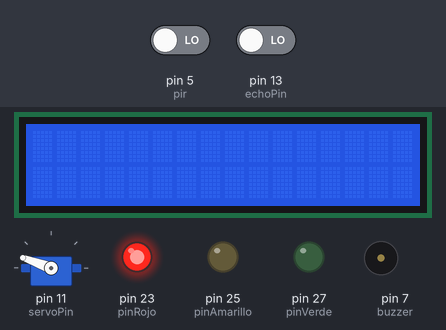
The sketch below on a simulated Arduino Mega 2560, built with avr-gcc and run on an emulated ATmega2560. Shown: 16×2 character LCD, servo, output pins drawn as LEDs (lit = HIGH), buzzer (waves = sounding). The test bench sets the inputs (shaded band); at power-on: pin 5 (pir) LOW, pin 13 (echoPin) LOW. Pins used as bus, display or sensor lines are not drawn; what the sketch prints to the serial monitor is not drawn.

Above: at 0.1 s.
At 1.1 s:
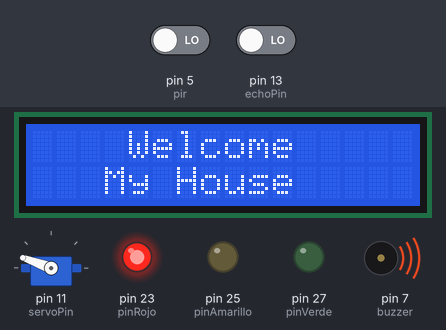
At 4.1 s:
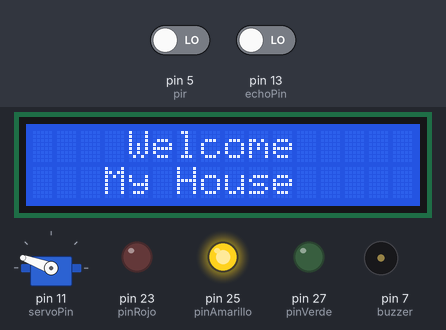
At 6.1 s:
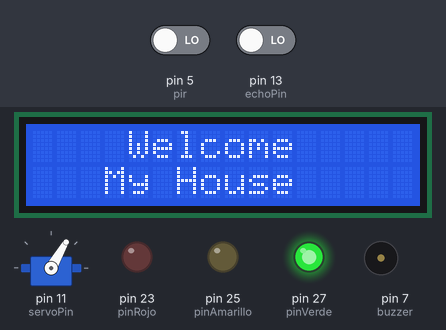
At 12.1 s:
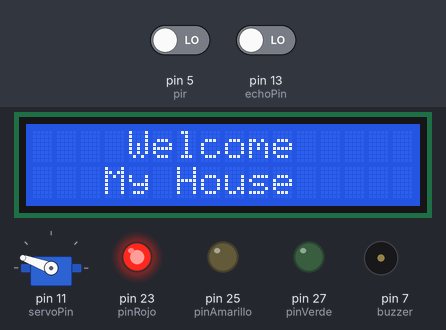
Timing chart, 0 to 127.9 s (numbered marks = the images above):
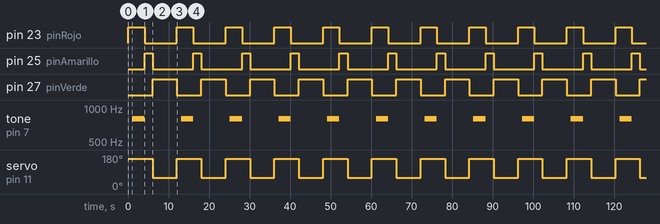

The sketch:

v1.ino
```cpp
#include <LiquidCrystal.h>
#include <Servo.h>

int pir = 5;
int buzzer = 7;
int pinRojo = 23;
int pinAmarillo = 25;
int pinVerde = 27;
int echoPin = 13;
int trigPin = 12;
int servoPin = 11;
int numero = 0;

int pinTravelTime;
int i;

LiquidCrystal lcd(3,2,14,15,16,17);
Servo myServo;

void setup() {
  // put your setup code here, to INn once:
  Serial.begin(9600);
  pinMode(trigPin, OUTPUT);
  pinMode(echoPin, INPUT);
  pinMode(pinRojo, OUTPUT);
  pinMode(pinAmarillo, OUTPUT);
  pinMode(pinVerde, OUTPUT);
  pinMode(buzzer, OUTPUT);
  pinMode(pir, INPUT);

  lcd.begin(16,2);
  myServo.attach(servoPin);
}

void loop() {
  //PIR
  int valor = digitalRead(pir);

  digitalWrite(pinRojo, HIGH);
  digitalWrite(pinAmarillo, LOW);
  digitalWrite(pinVerde, LOW);
  myServo.write(160);
  // put your main code here, to run repeatedly:
  digitalWrite(trigPin, HIGH);
  delayMicroseconds(10);
  pinTravelTime = pulseIn(echoPin, HIGH);
  delay(25);


  //LCD
  lcd.setCursor(4, 0);
  lcd.print("Welcome");

  lcd.setCursor(3, 1);
  lcd.print("My House");

  tone(buzzer,800,3000);
  delay(3000);

  if(pinTravelTime <= 650) {
      digitalWrite(pinRojo, LOW);
    for(i = 0; i < 4; i++){
      digitalWrite(pinAmarillo, HIGH);
      delay(500);
      digitalWrite(pinAmarillo, LOW);
    }
    digitalWrite(pinVerde, HIGH);
    myServo.write(60);
    delay(3000);
  }

  digitalWrite(trigPin, LOW);
  Serial.println(pinTravelTime);
  Serial.println(valor);
  delay(3000);
}
```

Measured:
- by itself, pin 23 (pinRojo): alternates HIGH for 4.0 s and LOW for 8.0 s
- by itself, pin 25 (pinAmarillo): alternates HIGH for 2.0 s and LOW for 10.0 s
- by itself, pin 27 (pinVerde): alternates HIGH for 6.0 s and LOW for 6.0 s
- by itself, tone on pin 7 (buzzer): alternates 800 Hz for 3.0 s and silent for 9.0 s
- by itself, servo on pin 11 (servoPin): alternates 160° for 6.0 s and 60° for 6.0 s
